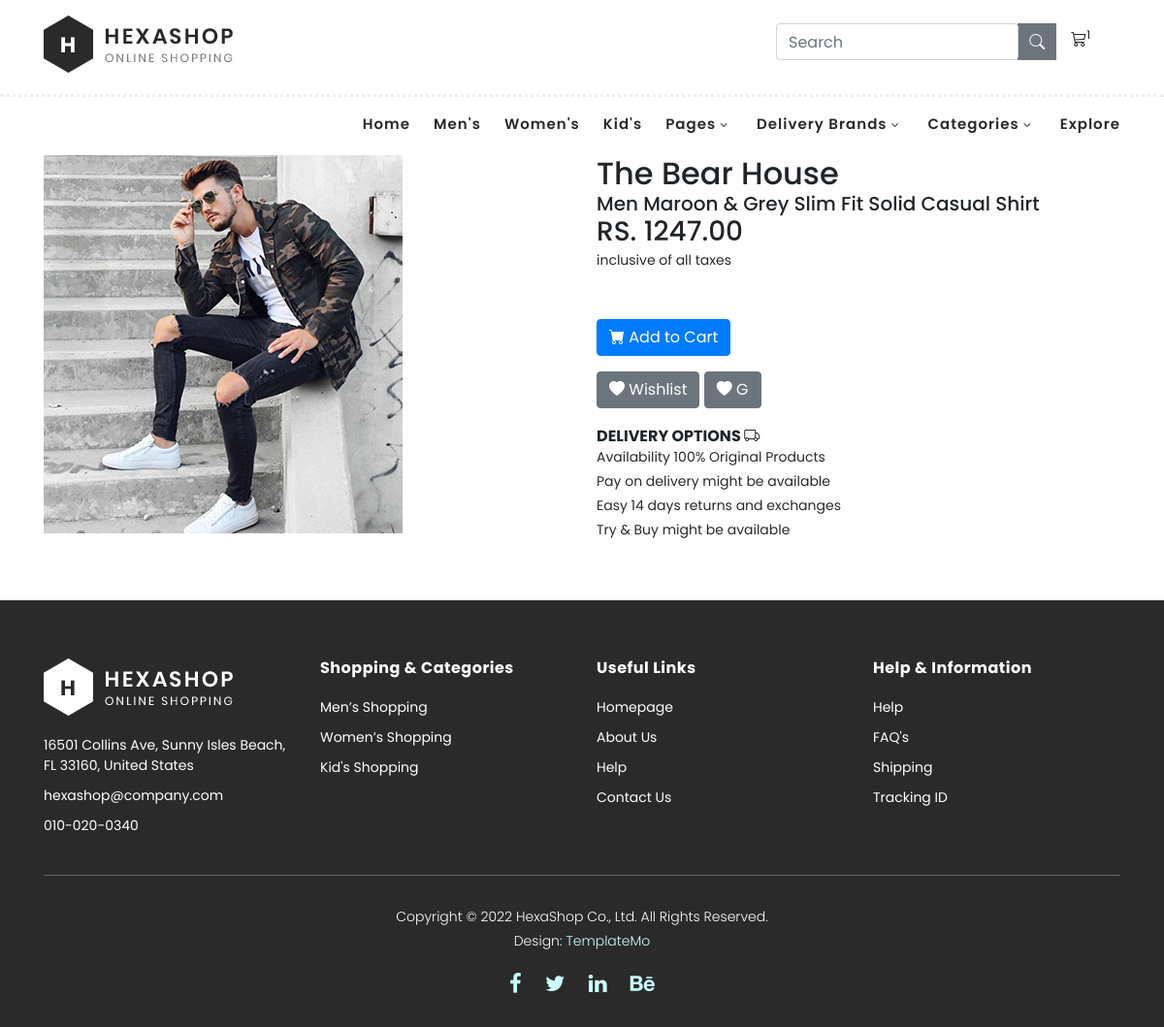
The app's page /single-product.php?id=1 with its own data.
### tables this page shows
CREATE TABLE `products` (
  `product_id` int NOT NULL,
  `product_name` varchar(255) NOT NULL,
  `product_description` text,
  `product_price` decimal(10,2) NOT NULL,
  `product_image` varchar(255) DEFAULT NULL,
  `created_at` timestamp NULL DEFAULT CURRENT_TIMESTAMP,
  `updated_at` timestamp NULL DEFAULT CURRENT_TIMESTAMP ON UPDATE CURRENT_TIMESTAMP
);

### single-product.php (the view, shortened to what this page needs)
<?php
include ('includes/config.php');
include ('includes/header.php');
?>
<!DOCTYPE html>
<html lang="en">
<head>
    <link rel="stylesheet" type="text/css" href="assets/css/bootstrap.min.css">
    <link rel="stylesheet" type="text/css" href="assets/css/font-awesome.css">
    <link rel="stylesheet" href="assets/css/templatemo-hexashop.css">
    <link rel="stylesheet" href="assets/css/owl-carousel.css">
    <link rel="stylesheet" href="assets/css/lightbox.css">
    <link rel="stylesheet" href="https://cdn.jsdelivr.net/npm/bootstrap-icons@1.11.1/font/bootstrap-icons.css">
</head>
<body>
    <?php
    if (isset ($_GET['id']) && !empty ($_GET['id'])) {
        $product_id = mysqli_real_escape_string($conn, $_GET['id']);
        $sql = "SELECT * FROM products WHERE product_id = '$product_id'";
        $result = mysqli_query($conn, $sql);
        if (mysqli_num_rows($result) > 0) {
            $product = mysqli_fetch_assoc($result);
            ?>
            <div class="container">
                <div class="row">
                    <div class="col-lg-6">
                        <img src=".<?php echo $product['product_image']; ?>" alt=".<?php echo $product['product_name']; ?>">
                    </div>
                    <div class="col-lg-6">
                        <h2>
                            <?php echo $product['product_name']; ?>
                            <br>
                        </h2>
                        <h5>
                            <?php echo $product['product_description']; ?>
                        </h5>
                        <h3>RS.
                            <?php echo $product['product_price']; ?>
                        </h3>
                        <span>
                            <p>inclusive of all taxes</p>
                        </span><br>
                        <br>
                        <form action="single-product.php" method="GET">
                            <button type="submit" class="btn btn-primary"><i class="bi bi-cart-fill"></i> Add to Cart</button>
                        </form>
                        <a href="#" class="btn btn-secondary"><i class="bi bi-heart-fill"></i> Wishlist <br></a>
                        <a href="#" class="btn btn-secondary"><i class="bi bi-heart-fill"></i> G <br></a>
                        <h6>
                            <strong> <br>DELIVERY OPTIONS <i class="bi bi-truck"></i></strong>
                        </h6>
                        <ul>
                            <li>
                                <p>Availability 100% Original Products</p>
                            </li>
                            <li>
                                <p>Pay on delivery might be available</p>
                            </li>
                            <li>
                                <p>Easy 14 days returns and exchanges</p>
                            </li>
                            <li>
                                <p>Try & Buy might be available</p>
                            </li>
                        </ul>
                    </div>
                </div>
            </div>
            <?php
        } else {
            echo "Product not found.";
        }
    }
    ?>
    <?php
    include ('includes/footer.php');
    ?>
</body>
</html>

### assets/css/templatemo-hexashop.css (style rules this page uses)
html, body, div, span, applet, object, iframe, h1, h2, h3, h4, h5, h6, p, blockquote, div pre, a, abbr, acronym, address, big, cite, code, del, dfn, em, font, img, ins, kbd, q, s, samp, small, strike, strong, sub, sup, tt, var, b, u, i, center, dl, dt, dd, ol, ul, li, figure, header, nav, section, article, aside, footer, figcaption { margin: 0; padding: 0; border: 0; outline: 0; }
ul, li { padding: 0; margin: 0; list-style: none; }
* { box-sizing: border-box; }
html, body { font-family: 'Poppins', sans-serif; font-weight: 400; background-color: #fff; font-size: 16px; -ms-text-size-adjust: 100%; -webkit-font-smoothing: antialiased; -moz-osx-font-smoothing: grayscale; }
a { text-decoration: none !important; }
h1, h2, h3, h4, h5, h6 { margin-top: 0px; margin-bottom: 0px; }
ul { margin-bottom: 0px; }
p { font-size: 14px; line-height: 25px; color: #2a2a2a; }
html, body { background: #fff; font-family: 'Poppins', sans-serif; }

### records on screen
products: product_image (picture), product_name "The Bear House", product_description "Men Maroon & Grey Slim Fit Solid Casual Shirt", product_price "1247.00"
